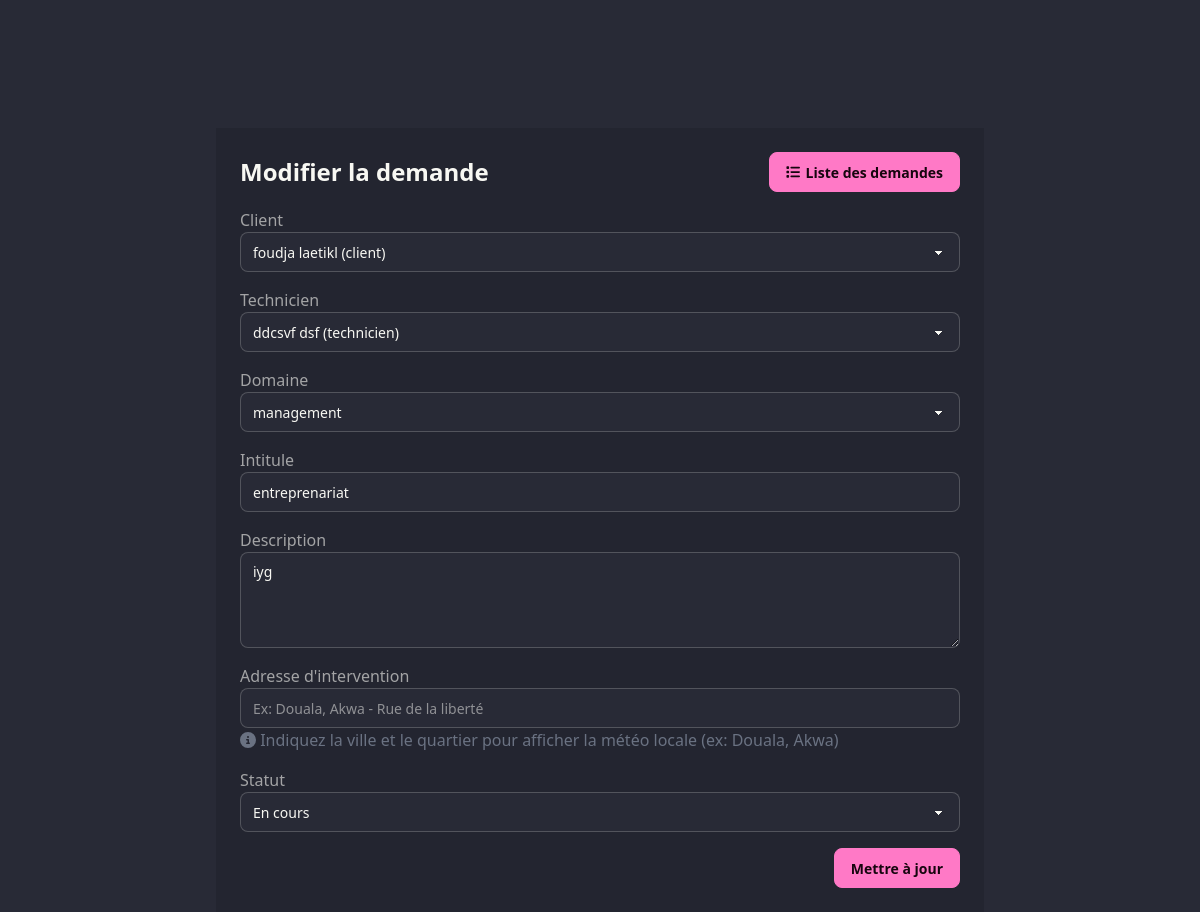
Screenshot of /demande/update/3/ (signed in) with the database file from the repository.
### helpdeskapp/models.py (models this page shows, shortened)
class Demande(models.Model):
    STATUT = [
        ('en attente','En attente'),
        ('en cours','En cours'),
        ('terminée','Terminée'),
    ]
    client = models.ForeignKey(
        Utilisateur,
        on_delete=models.CASCADE,
        related_name='client_demandes',
        limit_choices_to={'role':'client'},
    )
    technicien = models.ForeignKey(
        Utilisateur,
        on_delete=models.SET_NULL,
        null=True,
        blank=True,
        related_name='technicien_demandes',
        limit_choices_to={'role':'technicien'},
    )
    domaine = models.ForeignKey(
        Domaine,
        on_delete=models.CASCADE,
        related_name='domaine_demandes',
    )
    intitule = models.CharField(max_length=100)
    description = models.TextField()
    statut = models.CharField(max_length=20, choices=STATUT, default='en attente')
    datedemande = models.DateTimeField(auto_now_add=True)
    adresse = models.CharField(max_length=300, blank=True, null=True, help_text="Adresse complète (ville, quartier)")

### helpdeskapp/views.py (the view, shortened to what this page needs)
# urls.py: path('update/<int:id>/', views.update_demande, name='update_demande'),
def update_demande(request, id):
    demande = get_object_or_404(Demande, id=id)
    form = DemandeForm(request.POST or None, instance=demande)
    return render(request, 'demande/form.html', {'form': form, 'demande': demande, 'action': 'Modifier'})

### helpdeskapp/forms.py
class DemandeForm(forms.ModelForm):
    class Meta:
        model = Demande
        fields = ['client', 'technicien', 'domaine', 'intitule', 'description', 'statut', 'adresse']
        widgets = {
            'client': forms.Select(attrs={
                'class': 'select w-full'
            }),
            'technicien': forms.Select(attrs={
                'class': 'select w-full'
            }),
            'domaine': forms.Select(attrs={
                'class': 'select w-full'
            }),
            'statut': forms.Select(attrs={
                'class': 'select w-full'
            }),
            'intitule': forms.TextInput(attrs={
                'class': 'input w-full',
                'placeholder': 'Entrez le titre de la demande'
            }),
            'description': forms.Textarea(attrs={
                'class': 'textarea w-full h-24',
                'placeholder': 'Décrivez la requête en détail'
            }),
            'adresse': forms.TextInput(attrs={
                'class': 'input w-full',
                'placeholder': 'Ex: Douala, Akwa - Rue de la liberté'
            }),
        }

### helpdeskapp/models.py (called while the page is built)
    def __str__(self):
        return f"{self.nom} {self.prenom} ({self.role})"

    def __str__(self):
        return f"{self.intitule}"

### helpdeskapp/templates/demande/form.html (shortened to what this page needs)
{% extends "base.html" %}
{% block content %}
<div class="mb-4 flex justify-between items-center">
    <h1 class="text-2xl font-bold">
        {% if demande %}
        Modifier la demande
        {% else %}
        Ajouter une demande
        {% endif %}
    </h1>
    <a href="{% url 'demande:list_demandes' %}" class="btn btn-primary">
        <i class="fa fa-list"></i>
        Liste des demandes
    </a>
</div>
<form method="POST" action="{% if demande %}{% url 'demande:update_demande' demande.id %}{% else %}{% url 'demande:add_demande' %}{% endif %}" class="space-y-4">
    <div class="form-control">
        <label for="{{ form.client.id_for_label }}" class="label">
            <span class="label-text">{{ form.client.label }}</span>
        </label>
        {{ form.client }}
    </div>
    <div class="form-control">
        <label for="{{ form.technicien.id_for_label }}" class="label">
            <span class="label-text">{{ form.technicien.label }}</span>
        </label>
        {{ form.technicien }}
    </div>
    <div class="form-control">
        <label for="{{ form.domaine.id_for_label }}" class="label">
            <span class="label-text">{{ form.domaine.label }}</span>
        </label>
        {{ form.domaine }}
    </div>
    <div class="form-control">
        <label for="{{ form.intitule.id_for_label }}" class="label">
            <span class="label-text">{{ form.intitule.label }}</span>
        </label>
        {{ form.intitule }}
    </div>
    <div class="form-control">
        <label for="{{ form.description.id_for_label }}" class="label">
            <span class="label-text">{{ form.description.label }}</span>
        </label>
        {{ form.description }}
    </div>
    <div class="form-control">
        <label for="{{ form.adresse.id_for_label }}" class="label">
            <span class="label-text">Adresse d'intervention</span>
        </label>
        {{ form.adresse }}
        <label class="label">
            <span class="label-text-alt text-gray-500">
                <i class="fa fa-info-circle"></i>
                Indiquez la ville et le quartier pour afficher la météo locale (ex: Douala, Akwa)
            </span>
        </label>
    </div>
    <div class="form-control">
        <label for="{{ form.statut.id_for_label }}" class="label">
            <span class="label-text">{{ form.statut.label }}</span>
        </label>
        {{ form.statut }}
    </div>
    <div class="flex justify-end">
        <button type="submit" class="btn btn-primary">
            {% if demande %}
            Mettre à jour
            {% else %}
            Enregistrer
            {% endif %}
        </button>
    </div>
</form>
{% endblock %}

### rows the page displays
Demande: client "foudja laetikl (client)", technicien "ddcsvf dsf (technicien)", domaine "management", intitule "entreprenariat", description "iyg", statut "En cours"
